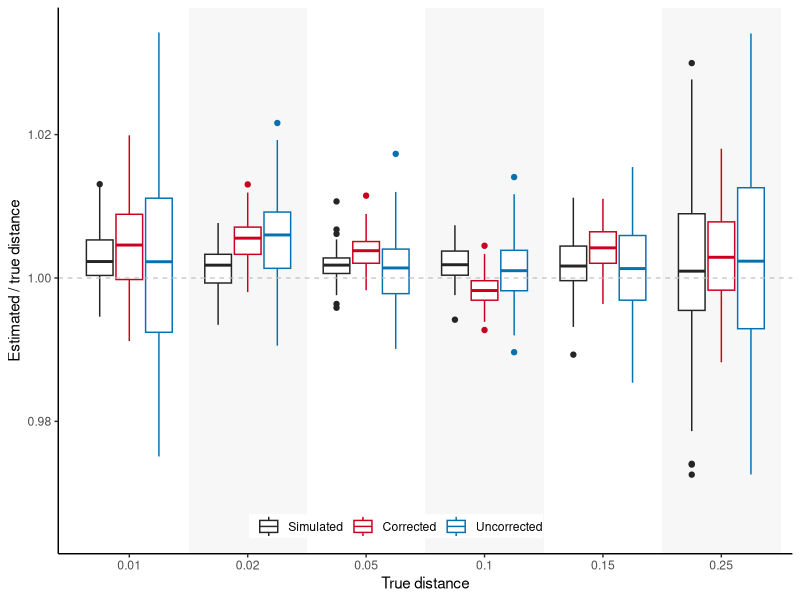
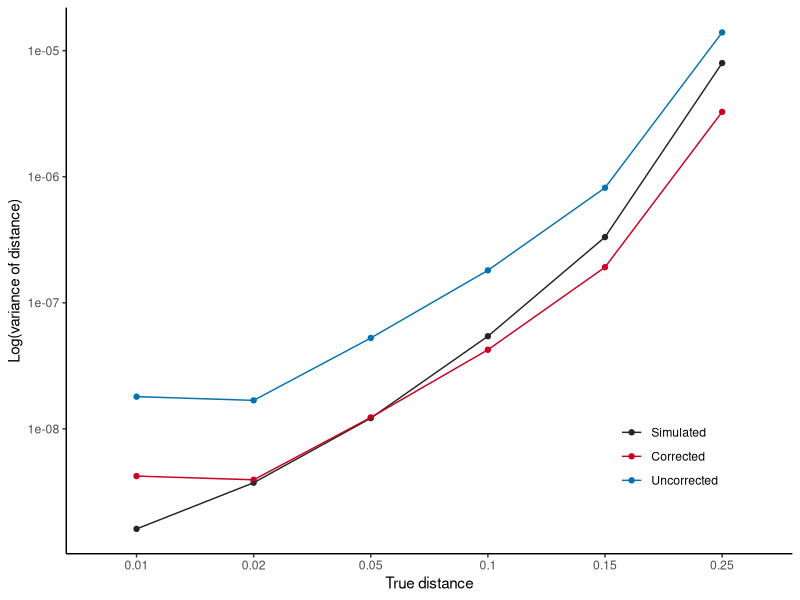

The R source for these figures, in order: (Note: this script raises an error after producing the figures.)
require(ggplot2); require(scales); require(reshape2); 
#install.packages("dplyr")
require(dplyr)
require(Hmisc)
library("readxl")
library(ggpubr)
#install.packages("ggpubr")

setwd(dirname(rstudioapi::getActiveDocumentContext()$path))
getwd()


#dir1 = 'd0.01'
#dir2 = 'd0.05'
#dir3 = 'd0.25'

#d1=read.csv(paste0(dir1,'/combined_all_dist_removed_outliers.csv'),sep=",",h=T)
#d2=read.csv(paste0(dir2,'/combined_all_dist_removed_outliers.csv'),sep=",",h=T)
#d3=read.csv(paste0(dir3,'/combined_all_dist_removed_outliers.csv'),sep=",",h=T)
#d <- rbind(d1, d2, d3)
#write.csv(d,"combined_all_dist_removed_outliers_threeD.csv", row.names = FALSE)


d <- read.csv("combined_all_dist_new.csv",sep=",",h=T)

head(d)




#d$exp_coverage = round(d$exp_coverage, digits = 2) 

#b1 = subset(d, d['condition']!="subsample_main_main" & d['condition']!="subsample_mean_mean")
#b = subset(b1, b1['exp_coverage']>0.06)
#head(b1)
#b=d

library(RColorBrewer)
my_palette = c(brewer.pal(9, "RdBu")[c(1,2, 3, 7, 9)])
values=my_palette

#groupy(true_dist, condition)

# scaled dist
dp <-ggplot(aes(x=as.factor(true_dist),y=scaled_dist, groupy(condition), color=condition ), 
               data=d[d$condition %in% c("subsample_no_strap","sim", "subsample_uncor") & d$true_dist %in% c(0.01, 0.02, 0.05, 0.10, 0.15,  0.25), ], )+
  #geom_point()+
  geom_rect(xmin = 1.5,xmax = 2.5,
            ymin = -Inf,ymax = Inf,alpha = 1.0, fill="#f7f7f7", color = NA) +
  geom_rect(xmin = 3.5,xmax = 4.5,
            ymin = -Inf,ymax = Inf,alpha = 1.0, fill="#f7f7f7", color = NA) +
  geom_rect(xmin = 5.5,xmax = 6.5,
            ymin = -Inf,ymax = Inf,alpha = 1.0, fill="#f7f7f7", color = NA) +
  #geom_violin()+
  geom_boxplot()+
  #geom_point(aes(x=0.75, y=0.009956196351708286/0.01), colour="blue")+
  #stat_summary(geom="pointrange", aes(group=condition), position=position_dodge(.9),
  #             fun.data = mean_sdl, colour='black', fun.args = list(mult = 1))+
  
  #stat_summary(geom="point",fun.y = mean)+
  #geom_boxplot(aes(factor(exp_coverage), dist))+
  #theme_bw()+
  theme_classic()+
  
  
  #annotate("rect", xmin=1.5, xmax=2.5, ymin=-Inf, ymax=Inf,alpha=0.1,fill="#fddbc7")+
  #annotate("rect", xmin=3.5, xmax=4.5, ymin=-Inf, ymax=Inf,alpha=0.1,fill="#fddbc7")+
  #annotate("rect", xmin=5.5, xmax=6.5, ymin=-Inf, ymax=Inf,alpha=0.1,fill="#fddbc7")+
 

  #facet_wrap(facets = vars(true_dist), ncol = 5)+
  geom_hline(yintercept=1.0, color='grey', linetype="dashed", size = 0.4)+
  labs(y= "Estimated / true distance", x = "True distance")+
  #theme(axis.text.x = element_text(angle = 45, vjust = 1.0, hjust=1.0))+
  scale_color_manual(name="", values = c("#252525", "#ca0020", "#0571b0" ), 
                     labels = c("Simulated", "Corrected", "Uncorrected"))+
  #theme(axis.text.x = element_text(angle = 45))+
  #scale_color_manual(name="", values = c("#ca0020", "#0571b0"), )+
  #theme(legend.text=element_text(size=10), legend.title=element_text(size=10))+
  #theme(legend.position = c(0.5, -0.1), legend.direction="horizontal")+
  #theme(legend.position = 'bottom', legend.direction="horizontal")+
  theme(legend.position = c(.46,.05), 
      legend.margin=margin(t = 0.0, unit='cm'), legend.direction="horizontal" )+
  scale_y_continuous(limits = c(0.965, NA))
  #geom_boxplot(aes(y=sqrt(prct_reads)*(dist-mean)+me),color="red")
  ggsave("cherry_scaled_dist.pdf", width=4.5,height = 3.5, dp)


head(d)
library(dplyr)
# summarising all non-grouping variables
df2 <- d %>% group_by(condition, true_dist) %>% summarise(Variance=var(dist))
df2


# scaled dist
bp<-ggplot(aes(x=as.factor(true_dist), y=Variance, color=condition, group = condition), data=df2[df2$condition %in% c("subsample_no_strap","sim", "subsample_uncor") & df2$true_dist %in% c(0.01, 0.02, 0.05, 0.10, 0.15, 0.25), ], )+
  geom_point()+
  geom_line()+
  scale_y_continuous(trans='log10')+
  #stat_summary(geom="point",fun.y = mean)+
  #geom_boxplot(aes(factor(exp_coverage), dist))+
  #geom_boxplot()+
  #theme_bw()+
  theme_classic()+
  scale_color_manual(name="", values = c("#252525", "#ca0020", "#0571b0" ), 
                    labels = c("Simulated", "Corrected", "Uncorrected"))+
  #facet_wrap(facets = vars(true_dist), ncol = 8)+
  #geom_hline(yintercept=1.0, color='red', linetype="dashed", size = 0.4)+
  labs(y= "Log(variance of distance)", x = "True distance")+
  theme(legend.position = c(.83,.20), 
        legend.margin=margin(t = 0.0, unit='cm') )
  #theme(axis.text.x = element_text(angle = 45, vjust = 1.0, hjust=1.0))+
  #theme(axis.text.x = element_text(angle = 45))+
  #scale_color_manual(name="", values = c("#ca0020", "#0571b0"), )+
  #theme(legend.text=element_text(size=10), legend.title=element_text(size=10))+
  #theme(legend.position = c(0.5, -0.1), legend.direction="horizontal")+
  #theme(legend.position = 'bottom', legend.direction="horizontal")
  #geom_boxplot(aes(y=sqrt(prct_reads)*(dist-mean)+me),color="red")
  ggsave("cherry_var.pdf", width=4,height = 3.5, bp)




p1 <- ggarrange(dp, bp, labels = c("A", "B"), widths=c(0.5, 0.5), ncol = 2, nrow = 1)

arrange <-ggarrange(p1, NULL, myplt, labels = c("", "", "C"), ncol = 1, heights=c(1, 0.05, 1), nrow = 3)
arrange
ggsave("cherry_three_plots.pdf", width=8.0,height = 7.0, arrange)







#sd dev
ggplot(aes(x=as.factor(condition),y=dist, groupy(true_dist)), data=d)+
    #geom_point()+
    #geom_violin() +
    #stat_summary(fun.y = "mean", geom = "col") +
    stat_summary(geom="point", fun.data = mean_sdl, colour='red', fun.args = list(mult = 1))+
    #geom_boxplot(aes(factor(exp_coverage), dist))+
    theme_classic()+
    facet_wrap(facets = vars(true_dist), ncol = 8, scales = "free")+
    labs(y= "Scaled distance", x = "Condition")+
    scale_y_continuous(trans='log10')+
    theme(axis.text.x = element_text(angle = 45, vjust = 1.0, hjust=1.0))+
    #theme(axis.text.x = element_text(angle = 45))+
    #scale_color_manual(name="", values = c("#ca0020", "#0571b0"), )+
    #theme(legend.text=element_text(size=10), legend.title=element_text(size=10))+
    #theme(legend.position = c(0.5, -0.1), legend.direction="horizontal")+
    theme(legend.position = 'bottom', legend.direction="horizontal")+
    #geom_boxplot(aes(y=sqrt(prct_reads)*(dist-mean)+me),color="red")
    ggsave("cherry_sd_dev.pdf", width=7.2,height = 4)
  
  
#

#############




d[d$V1<33,]
